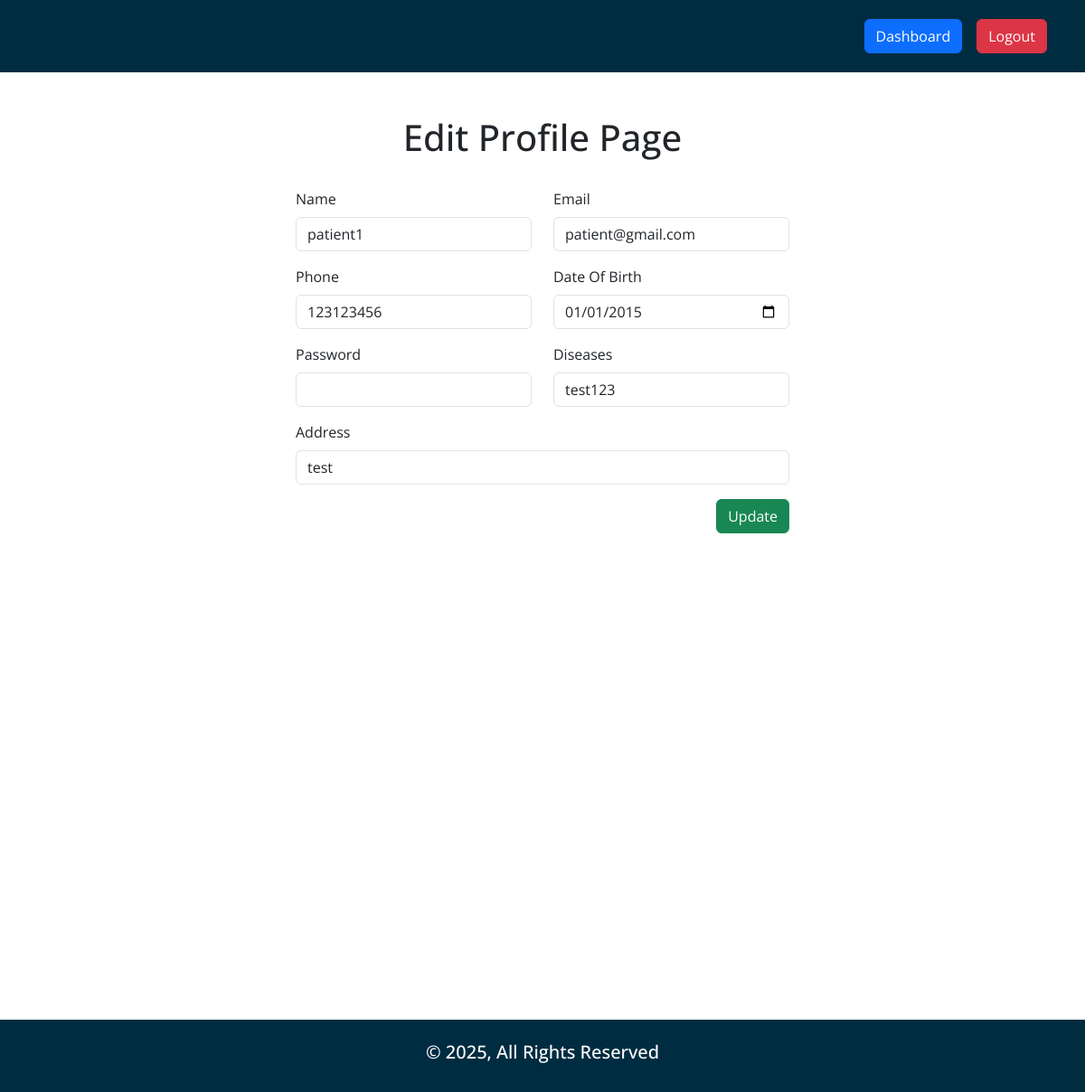
Screenshot of /edit_profile.php (signed in) with the database file from the repository.
### tables this page shows
CREATE TABLE `users` (
  `id` int(11) NOT NULL,
  `username` varchar(255) NOT NULL,
  `email` varchar(255) NOT NULL,
  `password` text NOT NULL,
  `role` enum('admin','patient','pharmacist') NOT NULL DEFAULT 'patient',
  `phone` varchar(255) DEFAULT NULL,
  `dob` date DEFAULT NULL,
  `address` text DEFAULT NULL,
  `diseases` varchar(255) DEFAULT NULL,
  `experience` varchar(255) DEFAULT NULL,
  `status` enum('0','1') NOT NULL DEFAULT '0'
);

### core/database.php (called while the page is built, shortened)
<?php
function env($value)
{
      $env = dirname(__DIR__, 1) . '/.env';
      $core = parse_ini_file($env);
      return $core[$value];
}
$db = mysqli_connect(env("HOST"), env("USER"), env("PWD"), env("DB"));
if (isset($_SESSION['user'])):
      $userid = $_SESSION['user'];
      $userData = $db->query("SELECT * FROM `users` WHERE `id`='$userid'");
      if (mysqli_num_rows($userData) >  0):
            $GetUserData = mysqli_fetch_object($userData);
            $userName = $GetUserData->username;
            $userEmail = $GetUserData->email;
            $userPhone = $GetUserData->phone;
            $userDOB = $GetUserData->dob;
            $userAddr = $GetUserData->address;
            $userDiseases = $GetUserData->diseases;
      endif;
endif;

### edit_profile.php (the view, shortened to what this page needs)
<?php
require_once 'core/database.php';
?>
<!DOCTYPE html>
<html lang="en">
<head>
    <?php include 'includes/external_css.php'; ?>
    <link rel="stylesheet" href="css/style.min.css">
</head>
<body id="edit_profile">
    <?php include_once 'includes/header.php'; ?>
    <main>
        <div class="container my-5">
            <div class="row">
                <div class="col-12 mb-4">
                    <h1 class="text-center">Edit Profile Page</h1>
                </div>
                <div class="col-6 mx-auto">
                    <form action="" method="post">
                        <div class="row">
                            <div class="col-6 mb-3">
                                <div class="form-group">
                                    <label class="form-label" for="username">Name</label>
                                    <input type="text" name="username" value="<?= $userName ?>" class="form-control" required>
                                </div>
                            </div>
                            <div class="col-6 mb-3">
                                <div class="form-group">
                                    <label class="form-label" for="email">Email</label>
                                    <input type="email" name="email" value="<?= $userEmail ?>" class="form-control" required>
                                </div>
                            </div>
                            <div class="col-6 mb-3">
                                <div class="form-group">
                                    <label class="form-label" for="phone">Phone</label>
                                    <input type="tel" name="phone" value="<?= $userPhone ?>" class="form-control" required>
                                </div>
                            </div>
                            <div class="col-6 mb-3">
                                <div class="form-group">
                                    <label class="form-label" for="dob">Date Of Birth</label>
                                    <input type="date" name="dob" value="<?= $userDOB ?>" class="form-control" required>
                                </div>
                            </div>
                            <div class="col-6 mb-3">
                                <div class="form-group">
                                    <label class="form-label" for="password">Password</label>
                                    <input type="password" name="password" class="form-control">
                                </div>
                            </div>
                            <div class="col-6 mb-3">
                                <div class="form-group">
                                    <label class="form-label" for="diseases">Diseases</label>
                                    <input type="text" name="diseases" value="<?= $userDiseases ?? '' ?>" class="form-control">
                                </div>
                            </div>
                            <div class="col-12 mb-3">
                                <div class="form-group">
                                    <label class="form-label" for="address">Address</label>
                                    <input type="text" name="address" value="<?= $userAddr ?>" class="form-control" required>
                                </div>
                            </div>
                            <div class="col-12 mb-3">
                                <div class="form-group d-flex justify-content-end">
                                    <button type="submit" name="submit" class="btn btn-success">Update</button>
                                </div>
                            </div>
                        </div>
                    </form>
                </div>
            </div>
        </div>
    </main>
    <?php include_once 'includes/footer.php'; ?>
</body>
</html>

### rows the page displays
users: username "patient1", email "patient@gmail.com", phone "123123456", dob "01/01/2015", diseases "test123", address "test"
